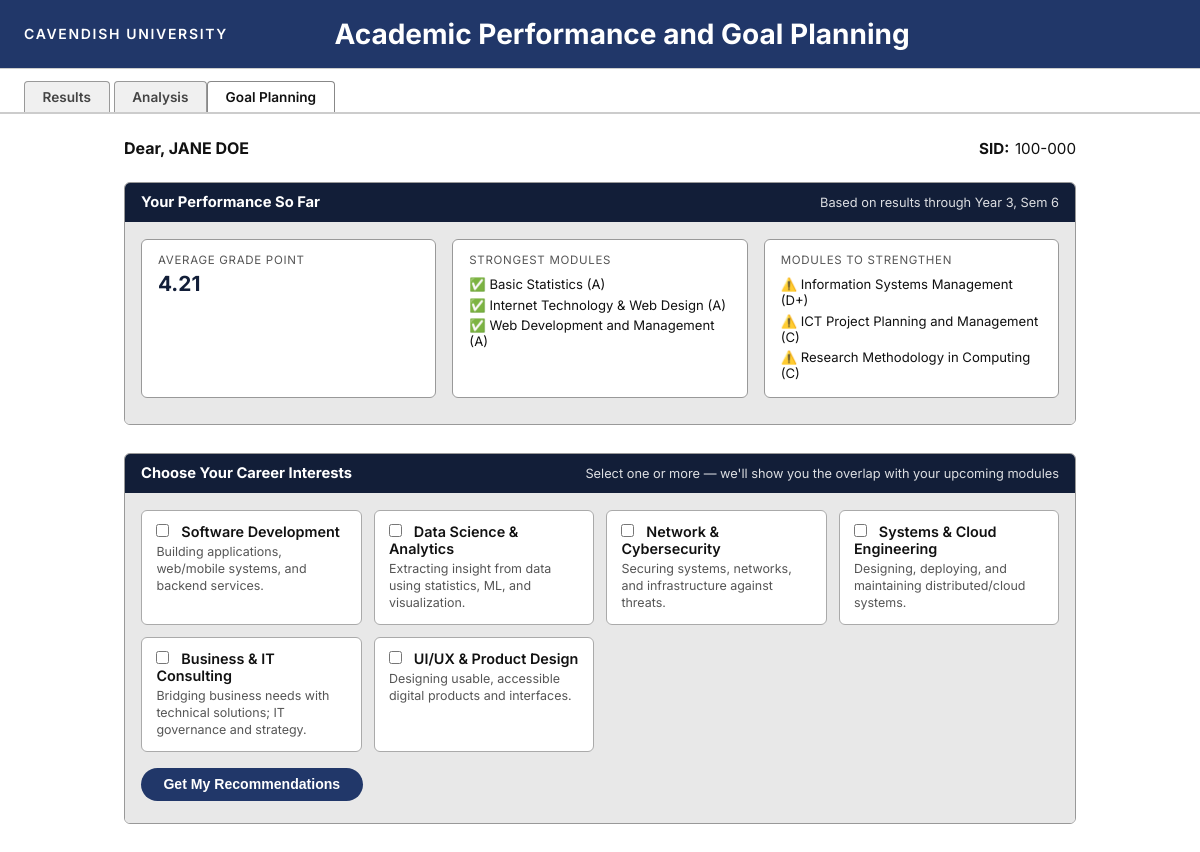
The app's page /GoalPlanning.php (signed in) with its own data.
### tables this page shows
CREATE TABLE IF NOT EXISTS `program_tb` (
  `ID` int NOT NULL,
  `program_code` varchar(10) NOT NULL,
  `program_name` varchar(150) NOT NULL,
  `program_dept` varchar(150) NOT NULL,
  `program_faculty` varchar(150) NOT NULL,
  `student_ID` varchar(10) NOT NULL,
  PRIMARY KEY (`program_code`),
  UNIQUE KEY `ID` (`ID`),
  UNIQUE KEY `student_ID` (`student_ID`)
);

CREATE TABLE IF NOT EXISTS `student_tb` (
  `ID` int NOT NULL AUTO_INCREMENT,
  `student_ID` varchar(10) NOT NULL,
  `student_name` varchar(100) NOT NULL,
  `student_email` varchar(50) NOT NULL,
  `student_password` varchar(20) NOT NULL,
  `program_code` varchar(10) NOT NULL,
  `gender` enum('M','F') NOT NULL,
  `nationality` varchar(100) NOT NULL,
  `date_of_birth` date NOT NULL,
  `intake_year` int NOT NULL,
  `intake_session` enum('JAN','MAY','AUG') NOT NULL,
  `mode_of_entry` enum('Direct','Transfer','Foundation','Mature','Diploma') NOT NULL,
  PRIMARY KEY (`ID`),
  UNIQUE KEY `student_ID` (`student_ID`)
);

CREATE TABLE IF NOT EXISTS `results_tb` (
  `ID` int NOT NULL AUTO_INCREMENT,
  `module_code` varchar(10) NOT NULL,
  `student_ID` varchar(10) NOT NULL,
  `year_no` int NOT NULL,
  `sem_no` int NOT NULL,
  `cat1_mk` int NOT NULL,
  `cat2_mk` int NOT NULL,
  `exam_mk` int NOT NULL,
  `grade_point` decimal(3,2) NOT NULL,
  `letter_grade` varchar(5) NOT NULL,
  `final_total` int NOT NULL,
  `status_retake_pass` varchar(20) NOT NULL,
  `created_at` timestamp NOT NULL,
  PRIMARY KEY (`ID`),
  KEY `module_code` (`module_code`),
  KEY `student_ID` (`student_ID`),
  KEY `letter_grade` (`letter_grade`),
  KEY `grade_point_2` (`grade_point`)
);

CREATE TABLE IF NOT EXISTS `module_tb` (
  `ID` int NOT NULL,
  `module_code` varchar(10) NOT NULL,
  `module_name` varchar(250) NOT NULL,
  `year_no` int NOT NULL,
  `sem_no` int NOT NULL,
  `program_code` varchar(10) NOT NULL,
  `credit_unit` decimal(3,1) NOT NULL,
  PRIMARY KEY (`ID`),
  UNIQUE KEY `module_code_2` (`module_code`),
  KEY `module_code` (`module_code`),
  KEY `program_code` (`program_code`)
);

### GoalPlanning.php (the view, shortened to what this page needs)
<?php
$db_host = "127.0.0.1";
$db_port = "3306";
$db_name = "apaagps_db";
$db_user = "root";
$db_pass = "";
$studentID = $_SESSION["student_ID"];
try {
    $dsn = "mysql:host={$db_host};port={$db_port};dbname={$db_name};charset=utf8mb4";
    $pdo = new PDO($dsn, $db_user, $db_pass, [
        PDO::ATTR_ERRMODE            => PDO::ERRMODE_EXCEPTION,
        PDO::ATTR_DEFAULT_FETCH_MODE => PDO::FETCH_ASSOC,
        PDO::ATTR_EMULATE_PREPARES   => false,
    ]);
} catch (PDOException $e) {
    die("Database connection failed: " . $e->getMessage());
}
$stmtS = $pdo->prepare("
    SELECT s.student_ID, s.student_name, s.program_code,
           p.program_name, p.program_faculty
    FROM   student_tb s
    JOIN   program_tb p ON s.program_code = p.program_code
    WHERE  s.student_ID = ?
    LIMIT  1
");
$stmtS->execute([$studentID]);
$student = $stmtS->fetch();
$careerOptions = [
    "Software Development"        => "Building applications, web/mobile systems, and backend services.",
    "Data Science & Analytics"    => "Extracting insight from data using statistics, ML, and visualization.",
    "Network & Cybersecurity"     => "Securing systems, networks, and infrastructure against threats.",
    "Systems & Cloud Engineering" => "Designing, deploying, and maintaining distributed/cloud systems.",
    "Business & IT Consulting"    => "Bridging business needs with technical solutions; IT governance and strategy.",
    "UI/UX & Product Design"      => "Designing usable, accessible digital products and interfaces.",
];
$selectedCareers = $_POST["careers"] ?? [];
$selectedCareers = array_intersect($selectedCareers, array_keys($careerOptions));
$stmtR = $pdo->prepare("
    SELECT r.year_no, r.sem_no, r.module_code, m.module_name, m.credit_unit,
           r.cat1_mk, r.cat2_mk, r.exam_mk, r.final_total,
           r.letter_grade, r.grade_point, r.status_retake_pass
    FROM   results_tb r
    JOIN   module_tb  m ON r.module_code = m.module_code
    WHERE  r.student_ID = ?
    ORDER  BY r.year_no ASC, r.sem_no ASC
");
$stmtR->execute([$studentID]);
$pastResults = $stmtR->fetchAll();
$hasResults = !empty($pastResults);
$latestYear = 1;
$latestSem  = 1;
if ($hasResults) {
    foreach ($pastResults as $r) {
        if ((int)$r["year_no"] > $latestYear ||
            ((int)$r["year_no"] === $latestYear && (int)$r["sem_no"] > $latestSem)) {
            $latestYear = (int)$r["year_no"];
            $latestSem  = (int)$r["sem_no"];
        }
    }
}
$performanceSummary = [
    "overall_avg_gp" => null,
    "strongest"      => [],
    "weakest"        => [],
    "retakes"        => [],
];
if ($hasResults) {
    $totalGP = 0;
    $count   = 0;
    foreach ($pastResults as $r) {
        $totalGP += (float)$r["grade_point"];
        $count++;
    }
    $performanceSummary["overall_avg_gp"] = $count ? round($totalGP / $count, 2) : null;
    $sorted = $pastResults;
    usort($sorted, fn($a, $b) => $b["grade_point"] <=> $a["grade_point"]);
    $performanceSummary["strongest"] = array_slice($sorted, 0, 3);
    $performanceSummary["weakest"]   = array_slice(array_reverse($sorted), 0, 3);
}
?>
<!DOCTYPE html>
<html lang="en">
<head>
</head>
<body>
<header class="site-header">
    <h4 class="uni-name">Cavendish University</h4>
    <h1 class="portal-title">Academic Performance and Goal Planning</h1>
</header>
<nav class="tab-nav">
    <a class="tab-btn" href="ExamResultInterface.php">Results</a>
    <a class="tab-btn" href="Analysis.php">Analysis</a>
    <span class="tab-btn active">Goal Planning</span>
</nav>
<main class="page-wrap">
    <div class="student-row">
        <div class="student-name">Dear, <?= htmlspecialchars(strtoupper($student["student_name"])) ?></div>
        <div class="student-sid"><strong>SID:</strong><?= htmlspecialchars($student["student_ID"]) ?></div>
    </div>
    <?php if ($hasResults): ?>
    <div class="card">
        <div class="card-header">
            Your Performance So Far
            <span class="card-sub">Based on results through Year <?= $latestYear ?>, Sem <?= $latestSem ?></span>
        </div>
        <div class="card-body">
            <div class="stat-row">
                <div class="stat-box">
                    <div class="label">Average Grade Point</div>
                    <div class="value"><?= $performanceSummary["overall_avg_gp"] ?? '—' ?></div>
                </div>
                <div class="stat-box">
                    <div class="label">Strongest Modules</div>
                    <ul class="mini-list">
                        <?php foreach ($performanceSummary["strongest"] as $s): ?>
                        <li>✅ <?= htmlspecialchars($s["module_name"]) ?> (<?= htmlspecialchars($s["letter_grade"]) ?>)</li>
                        <?php endforeach; ?>
                    </ul>
                </div>
                <div class="stat-box">
                    <div class="label">Modules to Strengthen</div>
                    <ul class="mini-list">
                        <?php foreach ($performanceSummary["weakest"] as $w): ?>
                        <li>⚠️ <?= htmlspecialchars($w["module_name"]) ?> (<?= htmlspecialchars($w["letter_grade"]) ?>)</li>
                        <?php endforeach; ?>
                    </ul>
                </div>
            </div>
        </div>
    </div>
    <?php endif; ?>
    <div class="card">
        <div class="card-header">
            Choose Your Career Interests
            <span class="card-sub">Select one or more — we'll show you the overlap with your upcoming modules</span>
        </div>
        <div class="card-body">
            <form method="POST" action="GoalPlanning.php">
                <div class="career-grid">
                    <?php foreach ($careerOptions as $name => $desc): ?>
                    <label class="career-option <?= in_array($name, $selectedCareers) ? 'checked' : '' ?>">
                        <input type="checkbox" name="careers[]" value="<?= htmlspecialchars($name) ?>"
                               <?= in_array($name, $selectedCareers) ? 'checked' : '' ?>>
                        <span class="career-title"><?= htmlspecialchars($name) ?></span>
                        <div class="career-desc"><?= htmlspecialchars($desc) ?></div>
                    </label>
                    <?php endforeach; ?>
                </div>
                <button type="submit" class="btn-submit">Get My Recommendations</button>
            </form>
        </div>
    </div>
</main>
</body>
</html>

### GoalPlanning.php (style rules this page uses)
*, *::before, *::after { box-sizing: border-box; margin: 0; padding: 0; }
body { font-family: 'Inter', sans-serif; font-size: 14px; color: #111; background: #fff; }
.site-header { display: flex; align-items: center; justify-content: space-between; padding: 1.2em 1.5rem; background: #213769; border-bottom: 1px solid #ccc; }
.site-header .uni-name { font-weight: 600; letter-spacing: .12em; text-transform: uppercase; color: #fff; }
.site-header .portal-title { font-weight: 700; color: #fff; }
.tab-nav { display: flex; gap: 0; padding: .75rem 1.5rem 0; border-bottom: 2px solid #ccc; background: #fff; }
.tab-btn { padding: .45rem 1.1rem; border: 1px solid #999; border-bottom: none; background: #f0f0f0; font-size: .85rem; font-weight: 600; cursor: pointer; border-radius: 4px 4px 0 0; color: #444; text-decoration: none; transition: background .15s; }
.tab-btn:first-child { margin-right: 4px; }
.tab-btn.active, .tab-btn:hover { background: #fff; color: #111; border-color: #888; }
.page-wrap { max-width: 1000px; margin: 1.5rem auto; padding: 0 1.5rem 3rem; }
.student-row { display: flex; justify-content: space-between; align-items: baseline; margin-bottom: 1.5rem; }
.student-name { font-size: 1rem; font-weight: 700; }
.student-sid { font-size: .95rem; font-weight: 400; }
.student-sid strong { font-weight: 700; margin-right: .35rem; }
.card { border: 1px solid #999; border-radius: 6px; margin-bottom: 1.75rem; overflow: hidden; }
.card-header { background: #121e38; color: #fff; font-weight: 700; font-size: .92rem; padding: .65rem 1rem; display: flex; align-items: center; justify-content: space-between; flex-wrap: wrap; gap: .5rem; }
.card-sub { font-size: .8rem; font-weight: 400; opacity: .85; }
.card-body { background: #e8e8e8; padding: 1.1rem 1rem 1.4rem; }
.career-grid { display: grid; grid-template-columns: repeat(auto-fit, minmax(220px, 1fr)); gap: .75rem; }
.career-option { background: #fff; border: 1px solid #aaa; border-radius: 6px; padding: .75rem .9rem; cursor: pointer; transition: border-color .15s, background .15s; display: block; }
.career-option input { margin-right: .5rem; }
.career-option .career-title { font-weight: 600; font-size: .9rem; }
.career-option .career-desc { font-size: .78rem; color: #555; margin-top: .25rem; line-height: 1.35; }
.btn-submit { margin-top: 1rem; padding: .55rem 1.4rem; border: none; border-radius: 20px; background: #213769; color: #fff; font-weight: 600; font-size: .88rem; cursor: pointer; }
.stat-row { display: flex; gap: 1rem; flex-wrap: wrap; margin-bottom: .25rem; }
.stat-box { flex: 1; min-width: 150px; background: #fff; border: 1px solid #999; border-radius: 6px; padding: .8rem 1rem; }
.stat-box .label { font-size: .72rem; text-transform: uppercase; letter-spacing: .06em; color: #555; margin-bottom: .25rem; }
.stat-box .value { font-size: 1.3rem; font-weight: 700; color: #121e38; }
.mini-list { list-style: none; margin-top: .4rem; font-size: .82rem; }
.mini-list li { padding: .15rem 0; }

### records on screen
program_tb: student_tb.student_name "JANE DOE", student_tb.student_ID "100-000"
results_tb: year_no "3", sem_no "6"
results_tb: module_tb.module_name "Basic Statistics", letter_grade "A"
results_tb: module_tb.module_name "Internet Technology & Web Design", letter_grade "A"
results_tb: module_tb.module_name "Web Development and Management", letter_grade "A"
results_tb: module_tb.module_name "Information Systems Management", letter_grade "D+"
results_tb: module_tb.module_name "ICT Project Planning and Management", letter_grade "C"
results_tb: module_tb.module_name "Research Methodology in Computing", letter_grade "C"

### other values on screen
$performanceSummary["overall_avg_gp"] "4.21"
$name "Software Development"
$desc "Building applications, web/mobile systems, and backend services."
$name "Data Science & Analytics"
$desc "Extracting insight from data using statistics, ML, and visualization."
$name "Network & Cybersecurity"
$desc "Securing systems, networks, and infrastructure against threats."
$name "Systems & Cloud Engineering"
$desc "Designing, deploying, and maintaining distributed/cloud systems."
$name "Business & IT Consulting"
$desc "Bridging business needs with technical solutions; IT governance and strategy."
$name "UI/UX & Product Design"
$desc "Designing usable, accessible digital products and interfaces."
